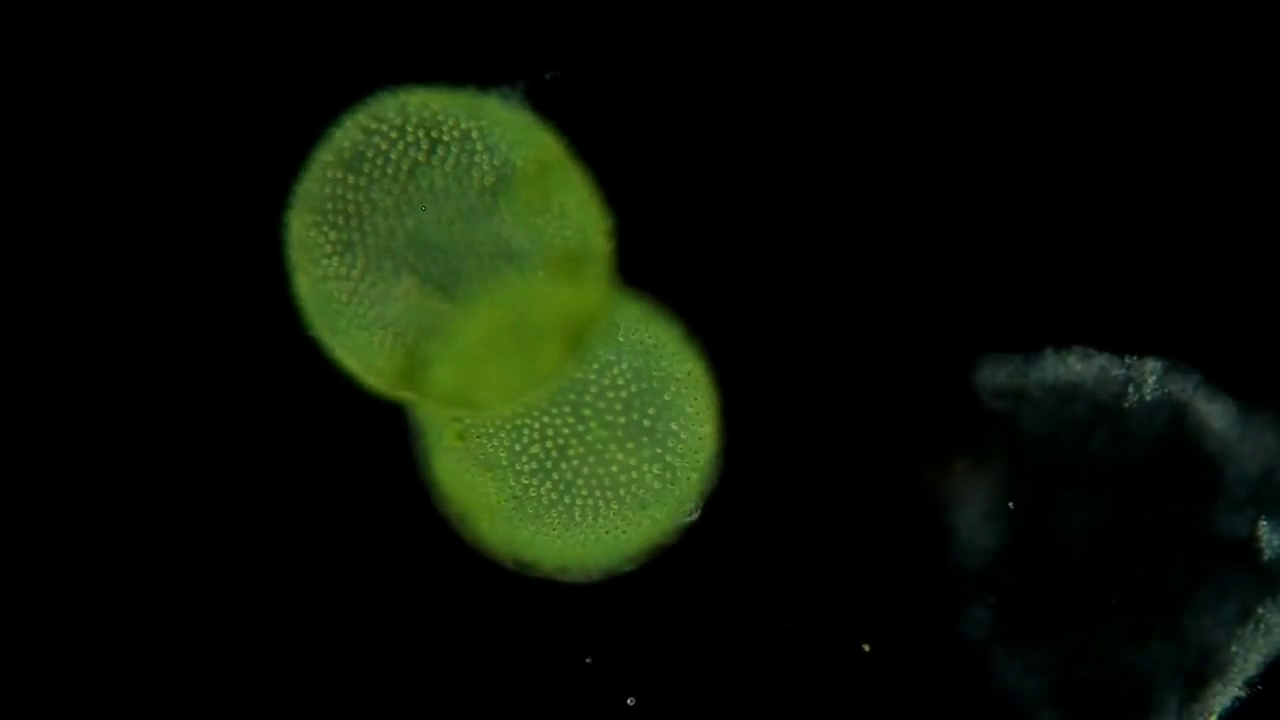
#> input picture frame 30 of videos/volvox_globator.mp4, 1280 x 720 px
$ jupyter execute --allow-errors video.ipynb
#> lines starting #> are read from the running program, lines starting #| are printed output that depends on the picture; after the words box and inside, x2 and y2 are one past the last pixel; in counts of white or black regions, pixels touching at a corner belong together
[cell 1]
import cv2
import numpy as np

# Create a VideoCapture object and read from input file
# If the input is the camera, pass 0 instead of the video file name
video_name = 'videos/volvox_globator.mp4'
cap = cv2.VideoCapture(video_name)

[cell 2]
#PLAYING VIDEO

# Check if camera opened successfully
if (cap.isOpened()== False):
  print("Error opening video stream or file")

# Read until video is completed
while(cap.isOpened()):
  # Capture frame-by-frame
  ret, frame = cap.read()
#> frame is the input picture: shape (720, 1280, 3); mean B, G, R 6.2, 18, 11.5
  if ret == True:

    # Display the resulting frame
    cv2.imshow('Frame',frame)

    # Press Q on keyboard to  exit
    if cv2.waitKey(25) & 0xFF == ord('q'):
#> (key q is pressed here)
      break

  # Break the loop
  else:
    break

# When everything done, release the video capture object
cap.release()

# Closes all the frames
cv2.destroyAllWindows()

#> (a cell that did not finish here is left out)

[cell 4]
#EDGE DETECTION

while(1):

    # reads frames from a camera
    ret, frame = cap.read()
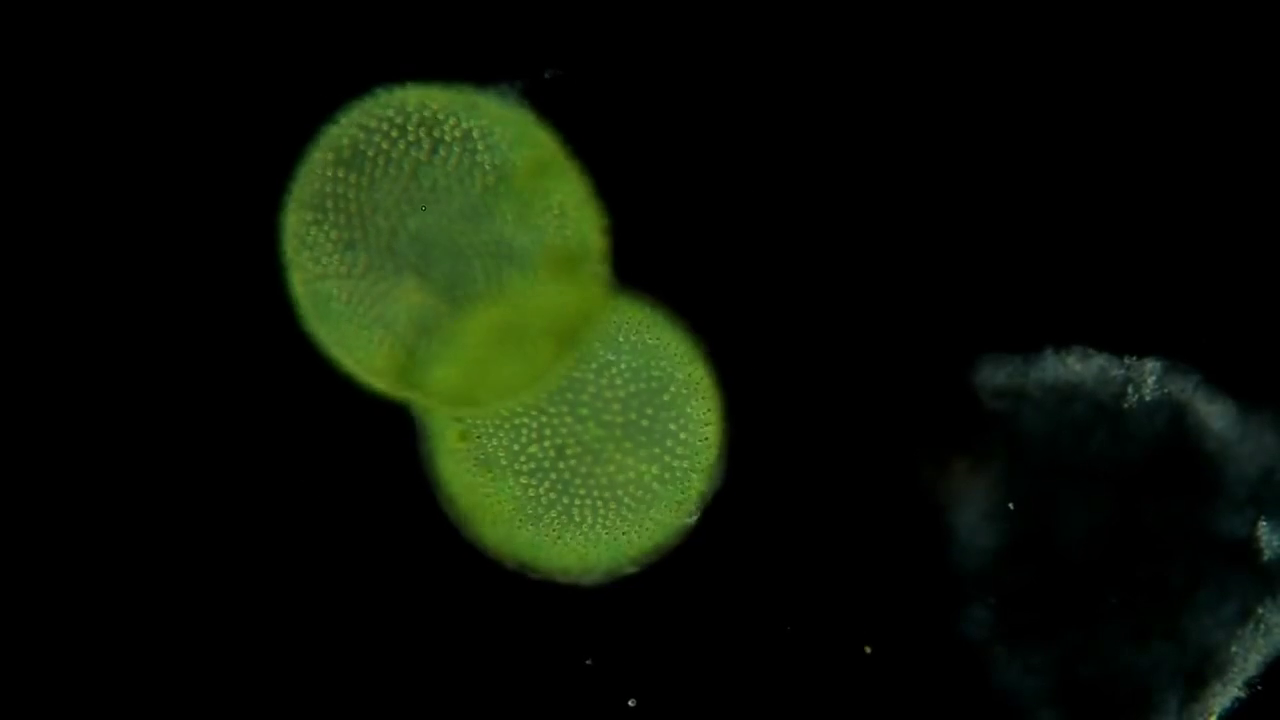
#> input picture frame 31 of videos/volvox_globator.mp4, 1280 x 720 px
#> frame is the input picture: shape (720, 1280, 3); mean B, G, R 6.4, 18.6, 11.9

    # converting BGR to HSV
    hsv = cv2.cvtColor(frame, cv2.COLOR_BGR2HSV)
#> hsv: shape (720, 1280, 3); mean H, S, V 15.5, 49.4, 18.6

    # define range of red color in HSV
    lower_red = np.array([30,150,50])
    upper_red = np.array([255,255,180])

    # create a red HSV colour boundary and
    # threshold HSV image
    mask = cv2.inRange(hsv, lower_red, upper_red)
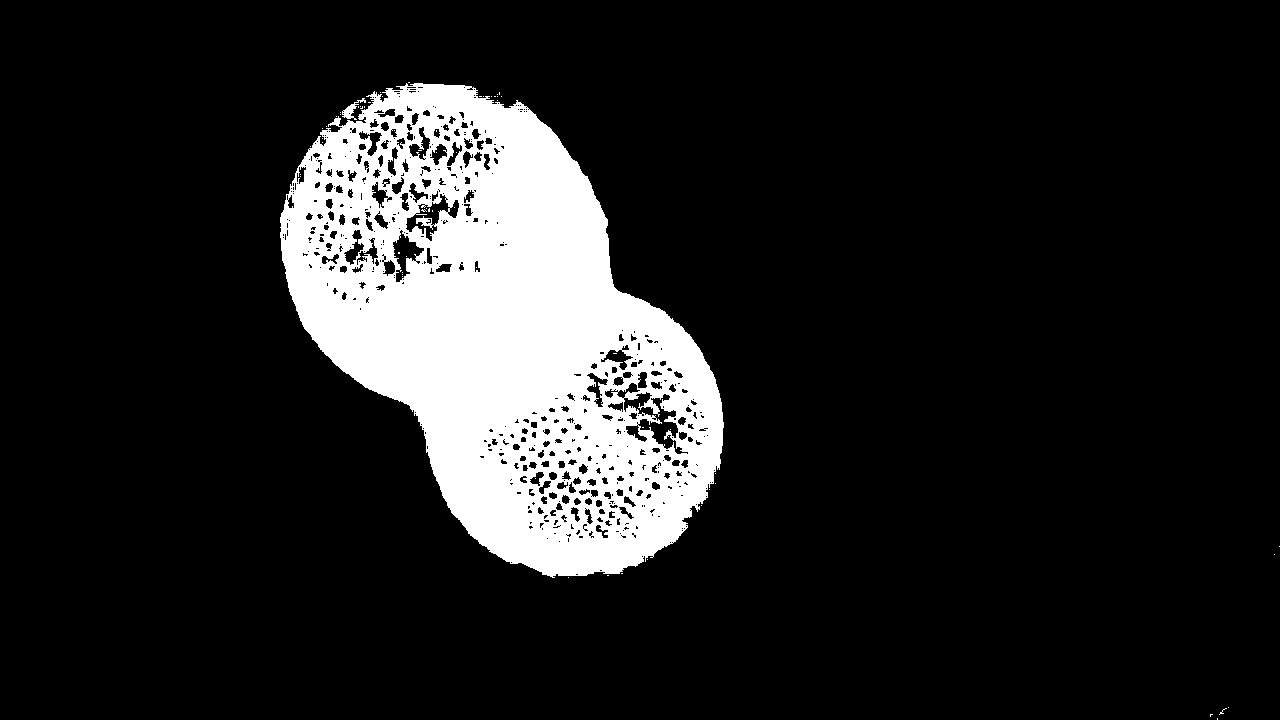
#> mask: shape (720, 1280); 13.6% white; 68 white regions (66 under 20 px), largest, box (x1, y1, x2, y2) and area: (280, 83, 724, 578) 124774, (342, 98, 366, 120) 165

    # Bitwise-AND mask and original image
    res = cv2.bitwise_and(frame,frame, mask= mask)
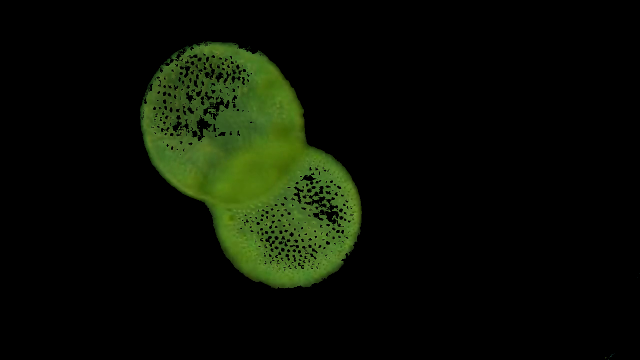
#> res: shape (720, 1280, 3) (shown at 1/2 size); mean B, G, R 4.1, 14.6, 9.5

    # Display an original image
    cv2.imshow('Original',frame)

    # finds edges in the input image image and
    # marks them in the output map edges
    edges = cv2.Canny(frame,100,200)
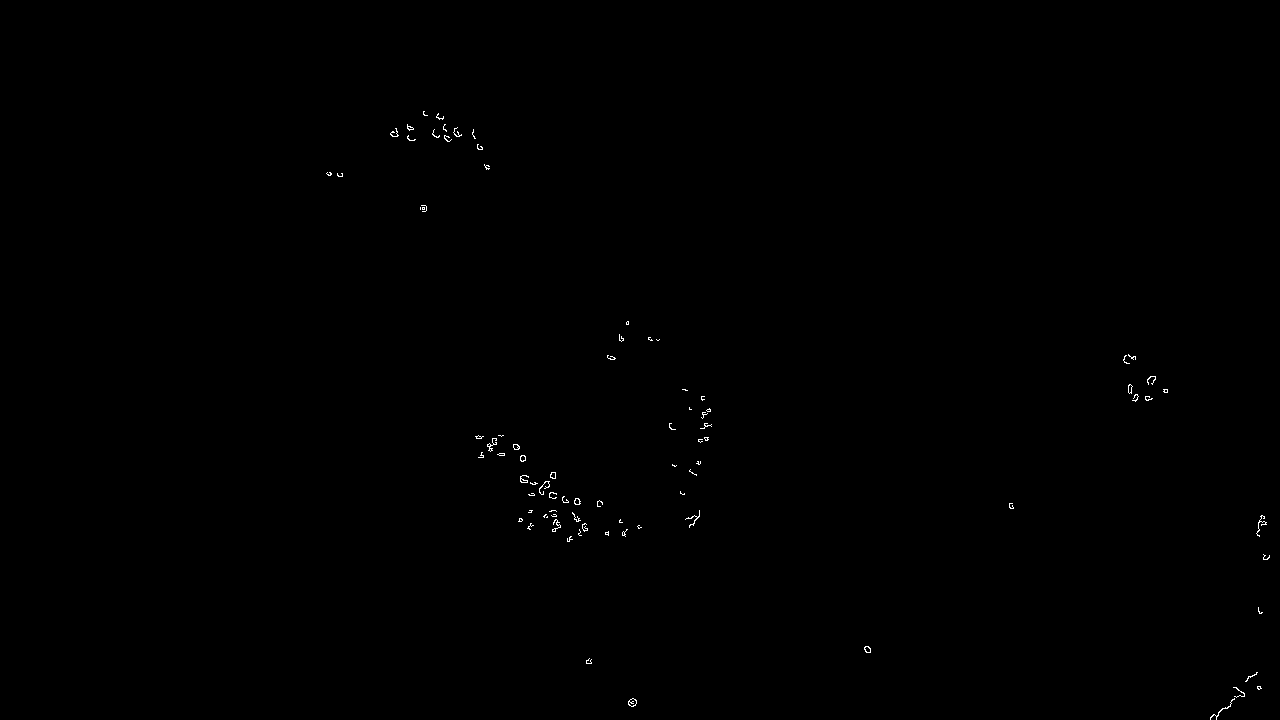
#> edges: shape (720, 1280); 0.16% white in thin lines or dots, all inside (x1, y1, x2, y2) = (326, 111, 1270, 720)

    # Display edges in a frame
    cv2.imshow('Edges',edges)

    # Wait for Esc key to stop
    if cv2.waitKey(25) & 0xFF == ord('q'):
#> (key q is pressed here)
      break


# Close the window
cap.release()

# De-allocate any associated memory usage
cv2.destroyAllWindows()

$ run again, starting later in the video
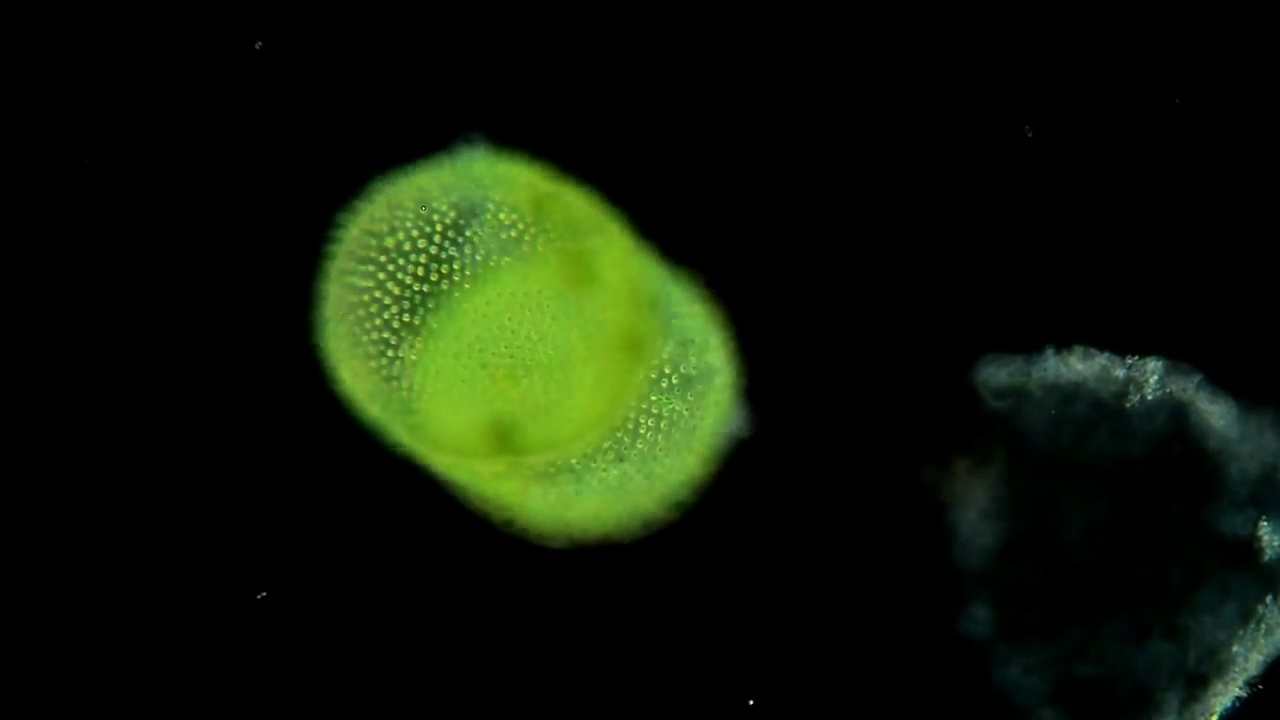
#> input picture frame 135 of videos/volvox_globator.mp4, 1280 x 720 px
#> frame is the input picture: shape (720, 1280, 3); mean B, G, R 7.6, 23.4, 14.9
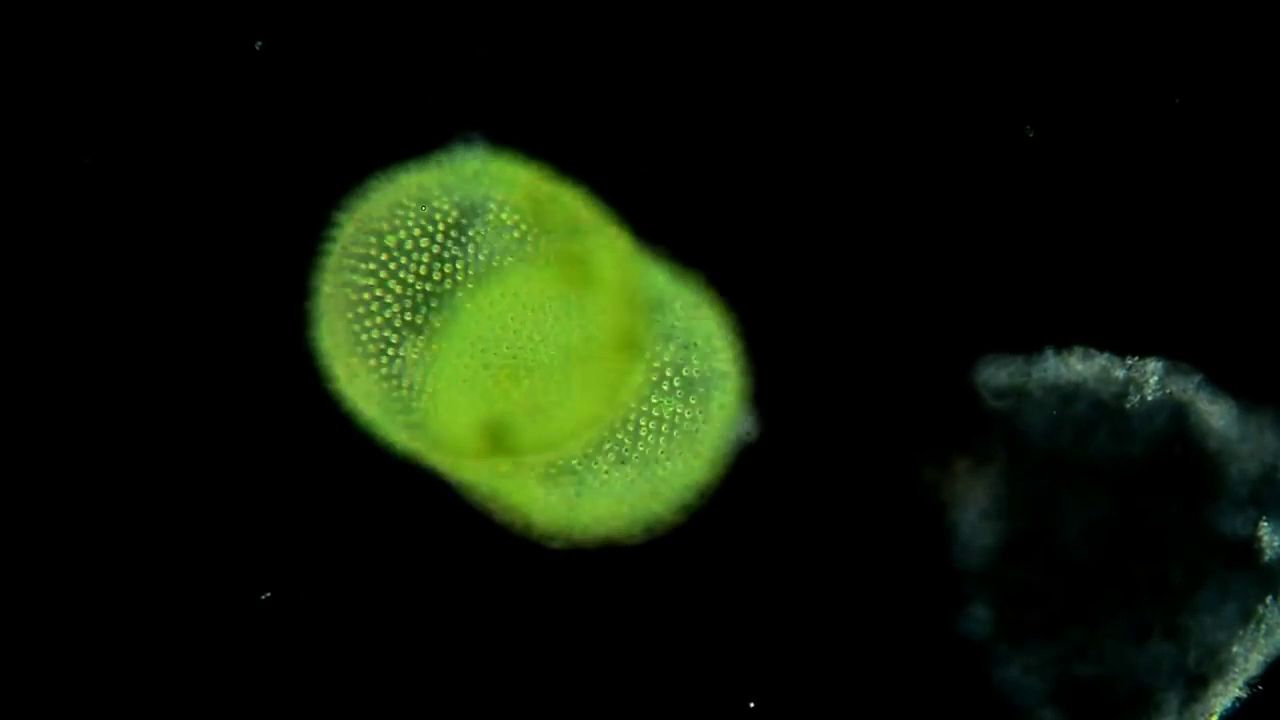
#> input picture frame 136 of videos/volvox_globator.mp4, 1280 x 720 px
#> frame is the input picture: shape (720, 1280, 3); mean B, G, R 7.8, 23.9, 15.2
#> hsv: shape (720, 1280, 3); mean H, S, V 15, 49.5, 23.9
#> mask: shape (720, 1280); 10.5% white; 139 white regions (119 under 20 px), largest, box (x1, y1, x2, y2) and area: (308, 144, 752, 546) 95451, (506, 342, 527, 353) 96, (1218, 698, 1237, 720) 79
#> `edges = cv2.Canny(frame,100,200)`:
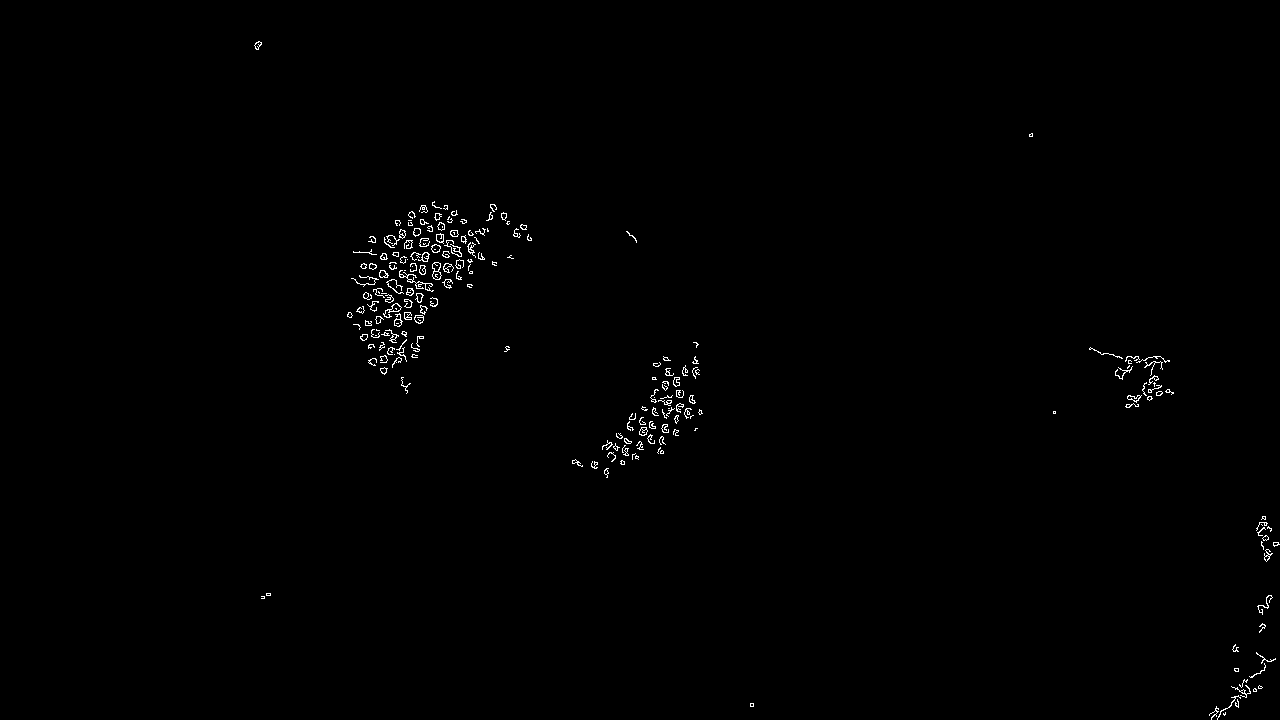
#> edges: shape (720, 1280); 0.55% white in thin lines or dots, all inside (x1, y1, x2, y2) = (254, 41, 1280, 720)

$ run again, starting later in the video
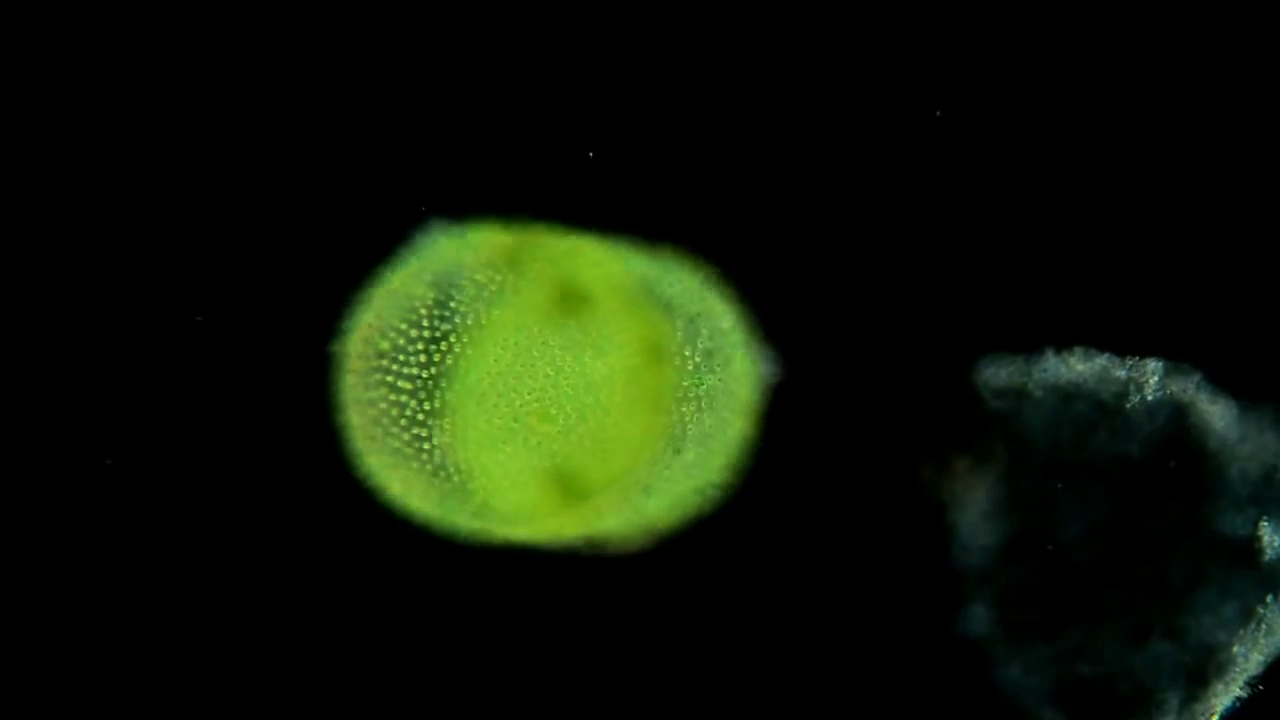
#> input picture frame 241 of videos/volvox_globator.mp4, 1280 x 720 px
#> frame is the input picture: shape (720, 1280, 3); mean B, G, R 7.1, 22.6, 14.4
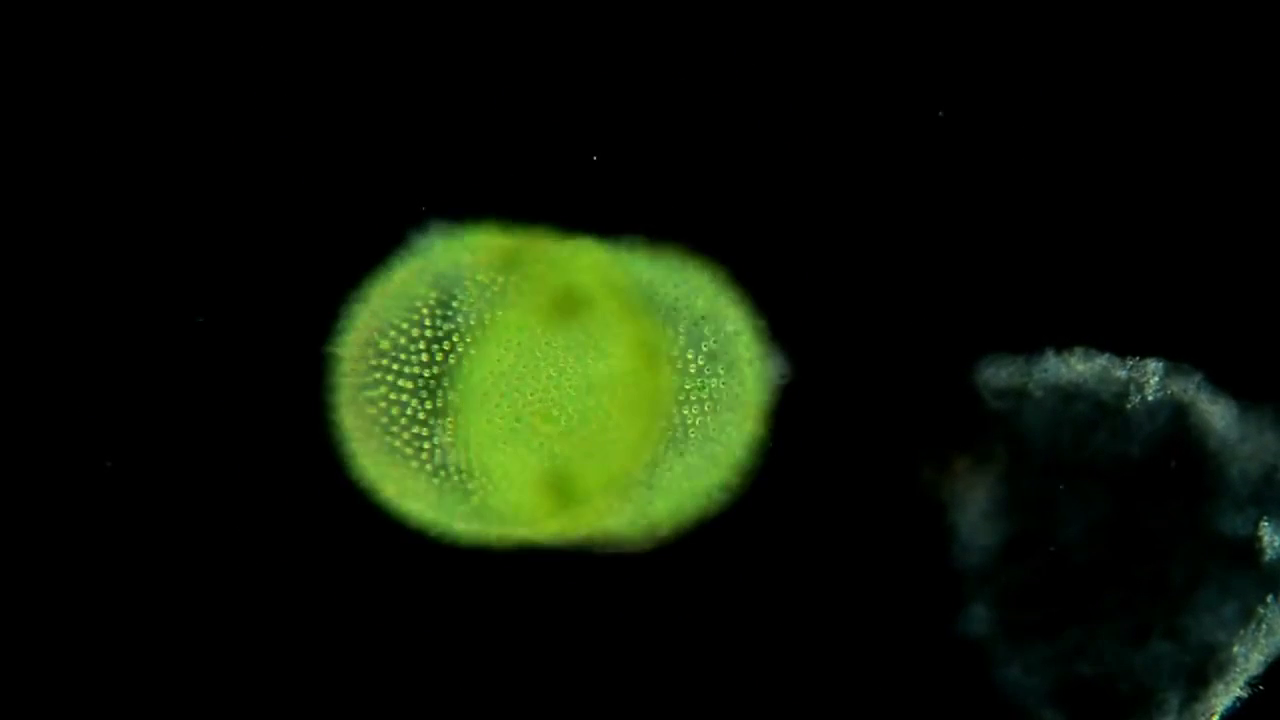
#> input picture frame 242 of videos/volvox_globator.mp4, 1280 x 720 px
#> frame is the input picture: shape (720, 1280, 3); mean B, G, R 7.3, 23.2, 14.7
#> hsv: shape (720, 1280, 3); mean H, S, V 14.8, 49.6, 23.2
#> mask: shape (720, 1280); 10.5% white; 142 white regions (105 under 20 px), largest, box (x1, y1, x2, y2) and area: (326, 221, 778, 548) 93639, (528, 397, 567, 426) 513, (507, 398, 523, 424) 169
#> `edges = cv2.Canny(frame,100,200)`:
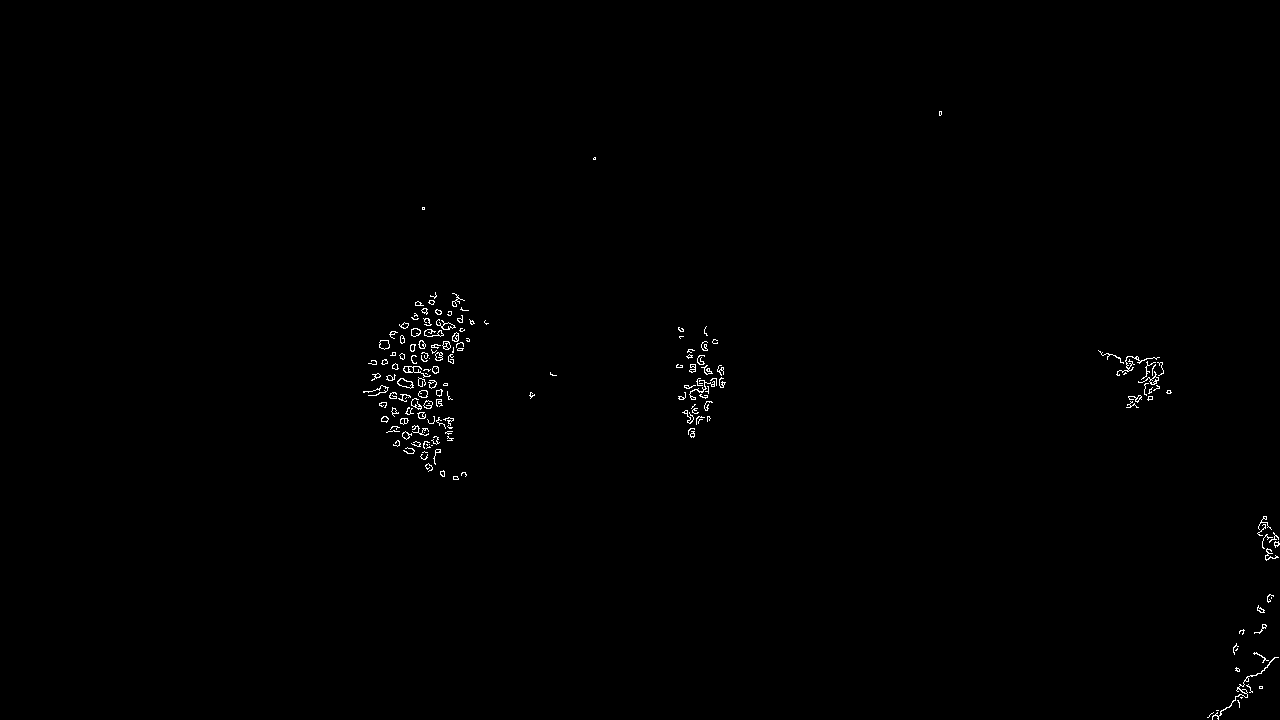
#> edges: shape (720, 1280); 0.42% white in thin lines or dots, all inside (x1, y1, x2, y2) = (363, 111, 1280, 720)
